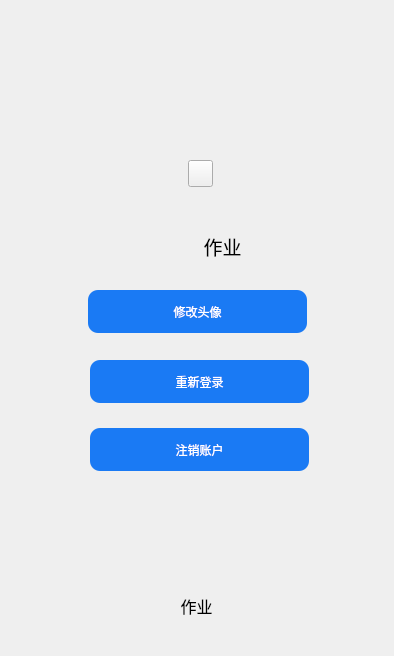
          <widget class="QWidget" name="Page_login">
           <widget class="QPushButton" name="pushButton_logout">
            <property name="geometry">
             <rect>
              <x>90</x>
              <y>428</y>
              <width>219</width>
              <height>43</height>
             </rect>
            </property>
            <property name="styleSheet">
             <string notr="true">QPushButton{
	background-color:rgb(26, 122, 244);
	border-radius:10px; 
    border:1px;
	font:17px &quot;微软雅黑&quot;;
	color:rgba(255,255,255);
}

QPushButton::pressed{
	border-color:rgba(255,255,255,30);
	background-color: rgb(0, 170, 255);
	border-style:inset;
	color:rgba(0,0,0,100);
}

QPushButton::hover{
	background-color: rgb(73, 154, 237);
	border-color:rgba(255,255,255,200);
	color:rgba(255,255,255);
}</string>
            </property>
            <property name="text">
             <string>注销账户</string>
            </property>
           </widget>
           <widget class="QLabel" name="label_loginPic">
            <property name="geometry">
             <rect>
              <x>160</x>
              <y>68</y>
              <width>85</width>
              <height>85</height>
             </rect>
            </property>
            <property name="minimumSize">
             <size>
              <width>85</width>
              <height>85</height>
             </size>
            </property>
            <property name="maximumSize">
             <size>
              <width>85</width>
              <height>85</height>
             </size>
            </property>
            <property name="font">
             <font>
              <family>Adobe 黑体 Std R</family>
              <pointsize>18</pointsize>
              <italic>false</italic>
              <bold>true</bold>
             </font>
            </property>
            <property name="styleSheet">
             <string notr="true">border-image: url(:/images/icons/user.png);
background-color: transparent;
border-radius:40px;</string>
            </property>
            <property name="text">
             <string/>
            </property>
            <property name="alignment">
             <set>Qt::AlignCenter</set>
            </property>
           </widget>
           <widget class="QPushButton" name="pushButton_login">
            <property name="geometry">
             <rect>
              <x>90</x>
              <y>360</y>
              <width>219</width>
              <height>43</height>
             </rect>
            </property>
            <property name="styleSheet">
             <string notr="true">QPushButton{
	background-color:rgb(26, 122, 244);
	border-radius:10px; 
    border:1px;
	font:17px &quot;微软雅黑&quot;;
	color:rgba(255,255,255);
}

QPushButton::pressed{
	border-color:rgba(255,255,255,30);
	background-color: rgb(0, 170, 255);
	border-style:inset;
	color:rgba(0,0,0,100);
}

QPushButton::hover{
	background-color: rgb(73, 154, 237);
	border-color:rgba(255,255,255,200);
	color:rgba(255,255,255);
}</string>
            </property>
            <property name="text">
             <string>重新登录</string>
            </property>
           </widget>
           <widget class="QToolButton" name="toolButton_loadLogo">
            <property name="geometry">
             <rect>
              <x>188</x>
              <y>160</y>
              <width>25</width>
              <height>27</height>
             </rect>
            </property>
            <property name="maximumSize">
             <size>
              <width>45</width>
              <height>45</height>
             </size>
            </property>
            <property name="cursor">
             <cursorShape>PointingHandCursor</cursorShape>
            </property>
            <property name="toolTip">
             <string>保存结果</string>
            </property>
            <property name="autoFillBackground">
             <bool>false</bool>
            </property>
            <property name="text">
             <string/>
            </property>
            <property name="icon">
             <iconset resource="RecSystem.qrc">
              <normaloff>:/images/icons/gallery.png</normaloff>:/images/icons/gallery.png</iconset>
            </property>
            <property name="iconSize">
             <size>
              <width>50</width>
              <height>39</height>
             </size>
            </property>
            <property name="popupMode">
             <enum>QToolButton::DelayedPopup</enum>
            </property>
            <property name="toolButtonStyle">
             <enum>Qt::ToolButtonTextUnderIcon</enum>
            </property>
            <property name="autoRaise">
             <bool>false</bool>
            </property>
            <property name="arrowType">
             <enum>Qt::NoArrow</enum>
            </property>
           </widget>
           <widget class="QLabel" name="label_info">
            <property name="geometry">
             <rect>
              <x>8</x>
              <y>564</y>
              <width>377</width>
              <height>83</height>
             </rect>
            </property>
            <property name="minimumSize">
             <size>
              <width>0</width>
              <height>30</height>
             </size>
            </property>
            <property name="font">
             <font>
              <family>Times new roman</family>
              <pointsize>12</pointsize>
              <italic>false</italic>
              <bold>false</bold>
             </font>
            </property>
            <property name="styleSheet">
             <string notr="true">QLabel{font: 12pt &quot;Times new roman&quot;;}</string>
            </property>
            <property name="text">
             <string>作业</string>
            </property>
            <property name="alignment">
             <set>Qt::AlignCenter</set>
            </property>
           </widget>
           <widget class="QLabel" name="label_pic_name">
            <property name="geometry">
             <rect>
              <x>114</x>
              <y>230</y>
              <width>25</width>
              <height>29</height>
             </rect>
            </property>
            <property name="maximumSize">
             <size>
              <width>85</width>
              <height>85</height>
             </size>
            </property>
            <property name="font">
             <font>
              <family>Adobe 黑体 Std R</family>
              <pointsize>18</pointsize>
              <italic>false</italic>
              <bold>true</bold>
             </font>
            </property>
            <property name="styleSheet">
             <string notr="true">border-image: url(:/images/icons/author.png);
background-color: transparent;
</string>
            </property>
            <property name="text">
             <string/>
            </property>
            <property name="alignment">
             <set>Qt::AlignCenter</set>
            </property>
           </widget>
           <widget class="QLabel" name="label_person_name">
            <property name="geometry">
             <rect>
              <x>142</x>
              <y>226</y>
              <width>161</width>
              <height>40</height>
             </rect>
            </property>
            <property name="minimumSize">
             <size>
              <width>0</width>
              <height>30</height>
             </size>
            </property>
            <property name="font">
             <font>
              <family>Times new roman</family>
              <pointsize>14</pointsize>
              <italic>false</italic>
              <bold>false</bold>
             </font>
            </property>
            <property name="toolTip">
             <string>&lt;html&gt;&lt;head/&gt;&lt;body&gt;&lt;p&gt;http://zs.yjs.cqut.edu.cn/&lt;/p&gt;&lt;/body&gt;&lt;/html&gt;</string>
            </property>
            <property name="styleSheet">
             <string notr="true">QLabel{font: 14pt &quot;Times new roman&quot;;}</string>
            </property>
            <property name="text">
             <string>作业</string>
            </property>
            <property name="alignment">
             <set>Qt::AlignCenter</set>
            </property>
           </widget>
           <widget class="QPushButton" name="pushButton_avatar">
            <property name="geometry">
             <rect>
              <x>88</x>
              <y>290</y>
              <width>219</width>
              <height>43</height>
             </rect>
            </property>
            <property name="styleSheet">
             <string notr="true">QPushButton{
	background-color:rgb(26, 122, 244);
	border-radius:10px; 
    border:1px;
	font:17px &quot;微软雅黑&quot;;
	color:rgba(255,255,255);
}

QPushButton::pressed{
	border-color:rgba(255,255,255,30);
	background-color: rgb(0, 170, 255);
	border-style:inset;
	color:rgba(0,0,0,100);
}

QPushButton::hover{
	background-color: rgb(73, 154, 237);
	border-color:rgba(255,255,255,200);
	color:rgba(255,255,255);
}</string>
            </property>
            <property name="text">
             <string>修改头像</string>
            </property>
           </widget>
          </widget>
